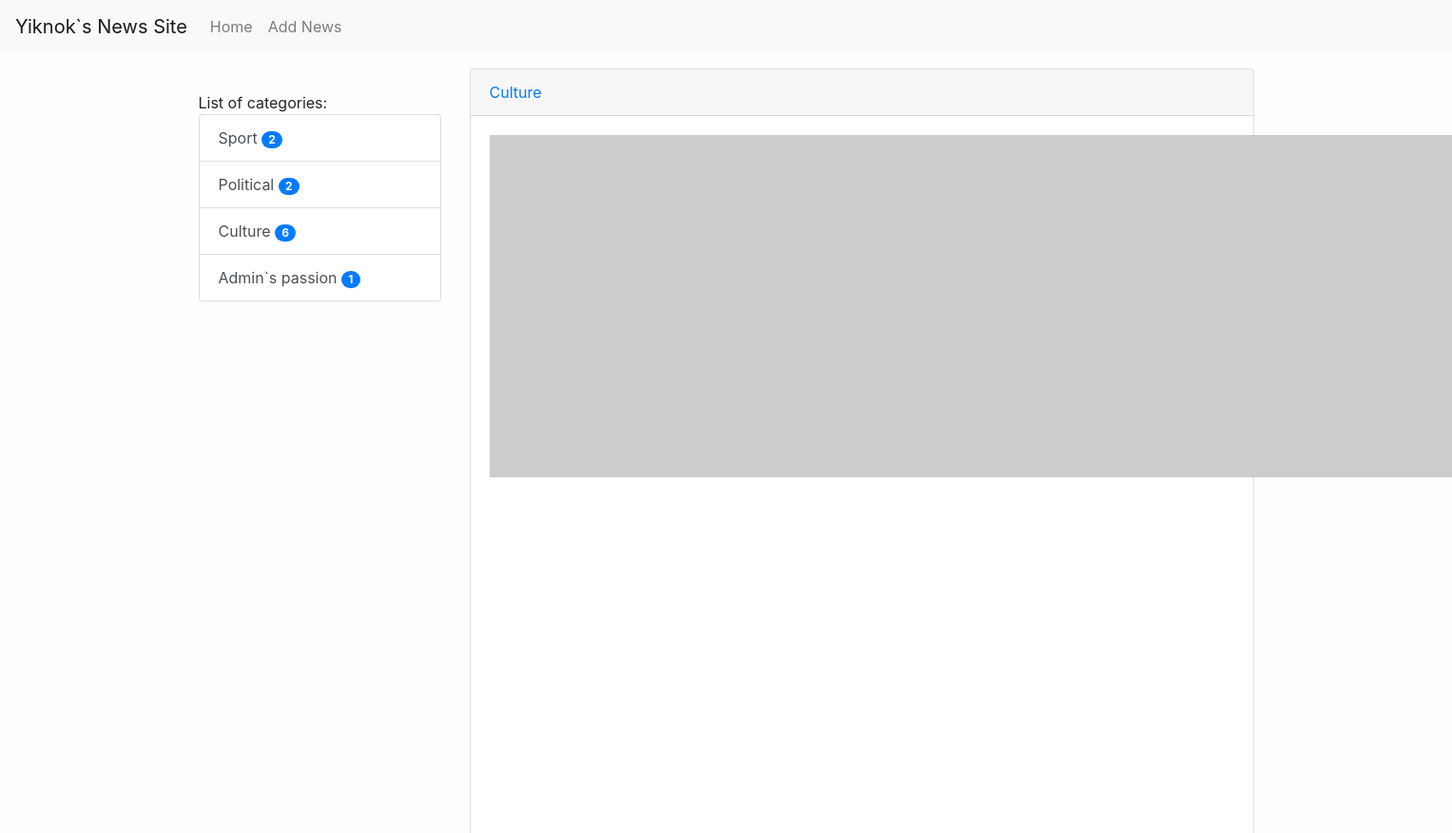
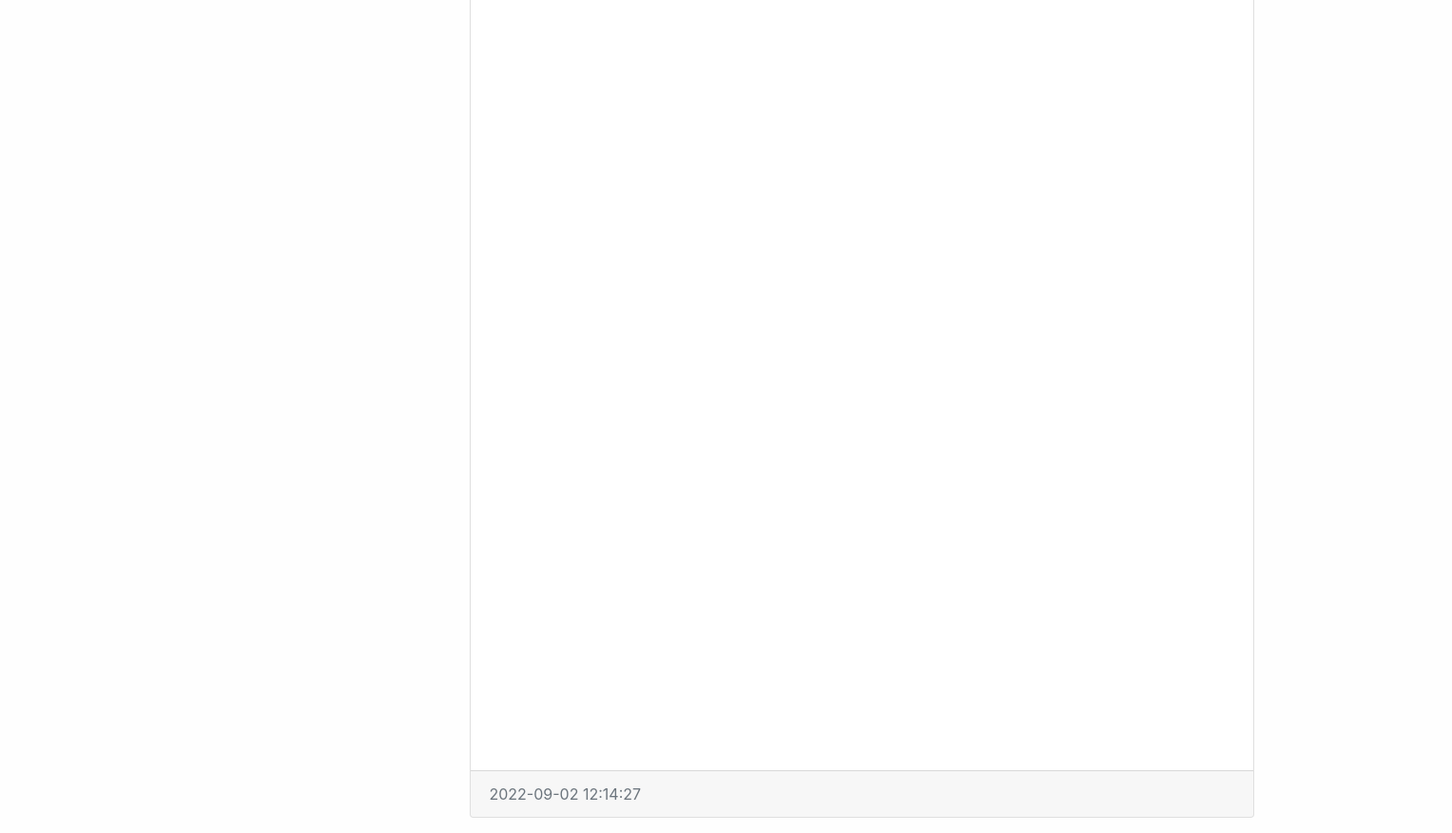
Screenshot of /news/9/ with the database file from the repository (2 pictures, top to bottom).
### news/models.py (models this page shows, shortened)
class Category(models.Model):
    title = models.CharField(max_length=150, db_index=True, verbose_name='Category title')
    def get_absolute_url(self):
        return reverse('category',kwargs={'category_id':self.pk})
    class Meta:
        verbose_name = 'Category'
        verbose_name_plural = 'Categories'
        ordering = ['title']

class News(models.Model):
    title = models.CharField(max_length=150, verbose_name='News Title')
    content = models.TextField(blank=True, verbose_name='News Content')
    created_at = models.DateTimeField(auto_now_add=True, verbose_name='Created At:')
    updated_at = models.DateTimeField(auto_now=True, verbose_name='Last Update:')
    photo = models.ImageField(upload_to='photos/%Y/%m/%d', blank=True, verbose_name='Photo')
    is_published=models.BooleanField(default=True,verbose_name='Published')
    category = models.ForeignKey('Category', on_delete=models.PROTECT, verbose_name='News Category')
    views = models.IntegerField(default=0)
    class Meta:
        verbose_name = 'News'
        verbose_name_plural = 'News'
        ordering = ['-created_at']

### news/views.py (the view)
# urls.py: path('news/<int:pk>/', ViewNews.as_view(), name='view_news'),
class ViewNews(DeleteView):
    model = News
    context_object_name = 'news_item'

### news/templatetags/news_tags.py (called while the page is built)
@register.simple_tag()
def get_categories():
    return Category.objects.all()

@register.inclusion_tag('news/list_categories.html')
def show_categories(arg1, arg2):
    categories = Category.objects.annotate(cnt=Count('news')).filter(cnt__gt=0)
    return {'categories': categories, 'arg1': arg1, 'arg2': arg2}

### news/templates/news/news_confirm_delete.html (shortened to what this page needs)
{% extends 'base.html' %}
{%block sidebar%}
{%include 'inc/_sidebar.html'%}
{%endblock%}
{%block content%}
<div class="card mb-3">
    <div class="card-header">
        <a href="{{item.category.get_absolute_url}}">{{news_item.category.title}}</a>
    </div>
    <div class="card-body">
        <div class="media">
            {%if news_item.photo%}
            <img src="{{news_item.photo.url}}" width="360" class="mr-3">
            {%else%}
            <img src="https://picsum.photos/id/1060/360/205?blur=2" class="mr-3">
            {%endif%}
        </div>
    </div>
    <div class="card-footer text-muted">
        {{news_item.created_at | date:'Y-m-d H:i:s'}}
    </div>
</div>
{%endblock%}

### news/templates/news/list_categories.html
<div class="list-group">
    {{arg1}} {{arg2}}
    {%for item in categories%}
    <a href="{{item.get_absolute_url}}" class="list-group-item list-group-item-action">{{item.title}}     <span class="badge badge-primary badge-pill">{{item.cnt}}</span>
</a>
    {%endfor%}
</div>

### djangoPractice/static/css/style.css (style rules this page uses)
body { background-color : #fefefe; }

### rows the page displays
Category: title "Sport", cnt "2"
Category: title "Political", cnt "2"
Category: title "Culture", cnt "6"
Category: title "Admin`s passion", cnt "1"
News: category "Culture", created_at "2022-09-02 12:14:27"

### other values shown
{{ arg1 }} "List of"
{{ arg2 }} "categories:"
